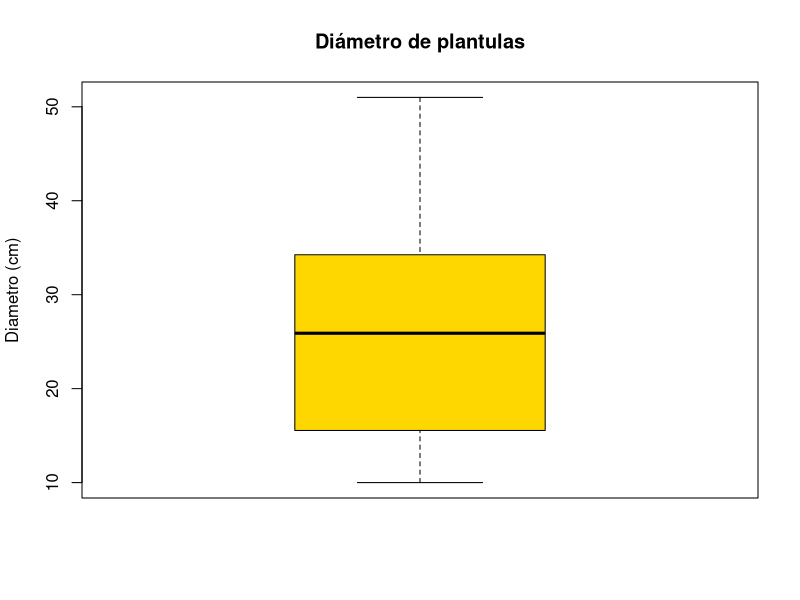
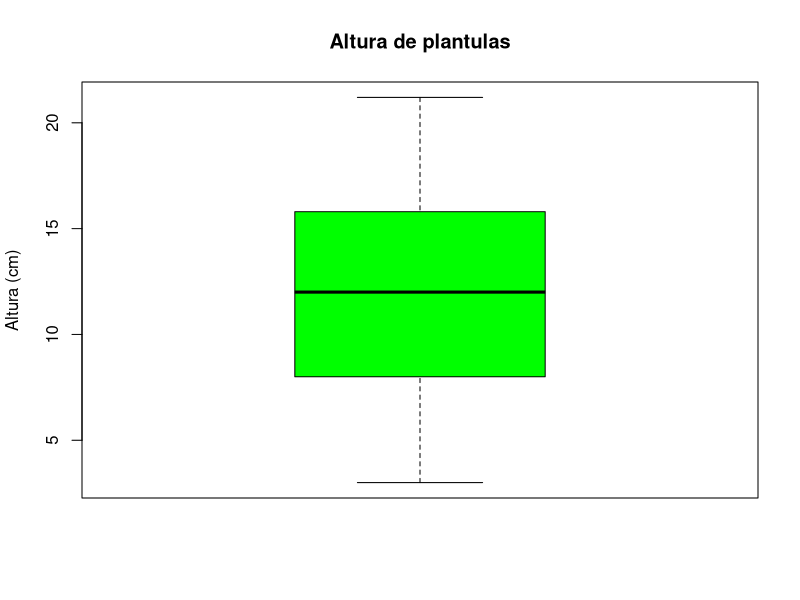
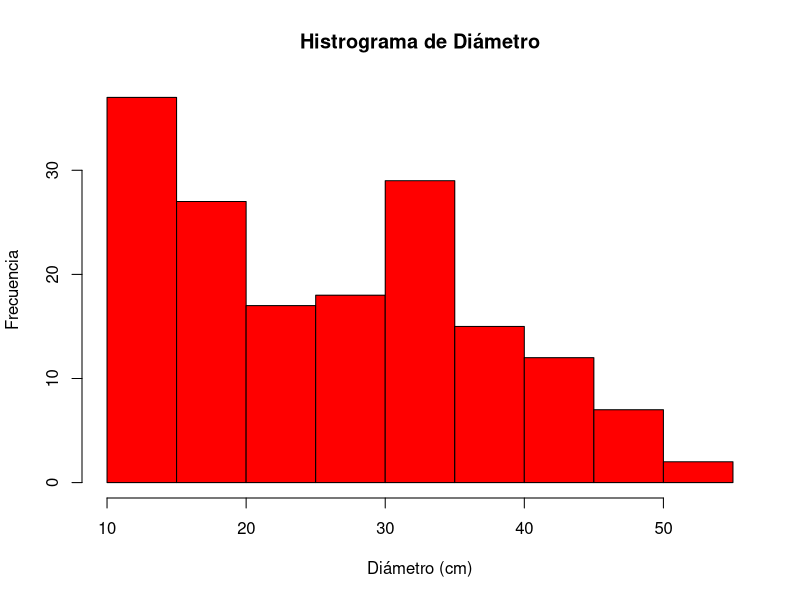

Source code (R) for these figures, in order:
# Elian Roberto Izaguirre García
# Matrícula: 1805018
# 30.01.2020


# Importar datos ----------------------------------------------------------

BD.ebanos <- read.csv("Clases/ebanos.csv", header = TRUE)
head(BD.ebanos)
summary(BD.ebanos)

mean(BD.ebanos$diametro)
mean(BD.ebanos$altura)
sd(BD.ebanos$diametro)
sd(BD.ebanos$altura)

boxplot(BD.ebanos$diametro, ylab="Diametro (cm)",
        col ="gold", main= "Diámetro de plantulas")
boxplot(BD.ebanos$altura, ylab="Altura (cm)", col= "green",
         main= "Altura de plantulas")
stem(BD.ebanos$diametro)
stem(BD.ebanos$altura)


hist(BD.ebanos$diametro, col ="red",
     xlab = "Diámetro (cm)", ylab = "Frecuencia",
     main = "Histrograma de Diámetro")


# Condicionantes ----------------------------------------------------------

# ¿Cuántos individuos tienen un diámetro menos que la media?

sum(BD.ebanos$diametro < mean(BD.ebanos$diametro))

sum(BD.ebanos$diametro < 25.97)

## ¿Cuántos individuos tienen un diámetro menos que la media?

sum(BD.ebanos$diametro > mean(BD.ebanos$diametro))

sum(BD.ebanos$diametro > 30)

#¿Existirá una observación igual a la media?

sum(BD.ebanos$diametro == mean(BD.ebanos$diametro))

# Subconjunto de datos subset

ebanos.30<-subset(BD.ebanos, BD.ebanos$diametro > 30)
